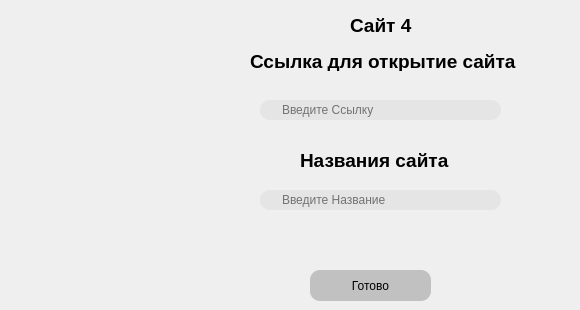
       <widget class="QWidget" name="page_8">
        <widget class="QLineEdit" name="lineEdit_16">
         <property name="geometry">
          <rect>
           <x>260</x>
           <y>100</y>
           <width>241</width>
           <height>20</height>
          </rect>
         </property>
         <property name="styleSheet">
          <string notr="true">QLineEdit {
 	
	background-color: rgb(229, 229, 229);
	border-radius:  10px;
	
	padding-left:	20px;
	padding-right:	20px;
	
}
</string>
         </property>
         <property name="inputMask">
          <string/>
         </property>
         <property name="placeholderText">
          <string>Введите Ссылку</string>
         </property>
        </widget>
        <widget class="QPushButton" name="pushButton_17">
         <property name="geometry">
          <rect>
           <x>310</x>
           <y>270</y>
           <width>121</width>
           <height>31</height>
          </rect>
         </property>
         <property name="styleSheet">
          <string notr="true">QPushButton {
    border-radius:  10px;
    background-color: rgb(193, 193, 193);
    
	color: rgb(171, 171, 171);
    
	
	color: rgb(0, 0, 0);
   
}

QPushButton:pressed {
    
	background-color: rgb(154, 154, 154);
}</string>
         </property>
         <property name="text">
          <string>Готово</string>
         </property>
         <property name="icon">
          <iconset>
           <normaloff>иконки/free-icon-done-4123617.png</normaloff>иконки/free-icon-done-4123617.png</iconset>
         </property>
        </widget>
        <widget class="QLabel" name="label_29">
         <property name="geometry">
          <rect>
           <x>300</x>
           <y>140</y>
           <width>221</width>
           <height>41</height>
          </rect>
         </property>
         <property name="text">
          <string>&lt;html&gt;&lt;head/&gt;&lt;body&gt;&lt;p&gt;&lt;span style=&quot; font-size:14pt; font-weight:600;&quot;&gt;Названия сайта&lt;/span&gt;&lt;/p&gt;&lt;/body&gt;&lt;/html&gt;</string>
         </property>
        </widget>
        <widget class="QLabel" name="label_30">
         <property name="geometry">
          <rect>
           <x>350</x>
           <y>10</y>
           <width>131</width>
           <height>31</height>
          </rect>
         </property>
         <property name="text">
          <string>&lt;html&gt;&lt;head/&gt;&lt;body&gt;&lt;p&gt;&lt;span style=&quot; font-size:14pt; font-weight:600;&quot;&gt;Сайт 4&lt;/span&gt;&lt;/p&gt;&lt;/body&gt;&lt;/html&gt;</string>
         </property>
        </widget>
        <widget class="QLineEdit" name="lineEdit_17">
         <property name="geometry">
          <rect>
           <x>260</x>
           <y>190</y>
           <width>241</width>
           <height>20</height>
          </rect>
         </property>
         <property name="styleSheet">
          <string notr="true">QLineEdit {
 	
	background-color: rgb(229, 229, 229);
	border-radius:  10px;
	
	padding-left:	20px;
	padding-right:	20px;
	
}
</string>
         </property>
         <property name="placeholderText">
          <string>Введите Название</string>
         </property>
        </widget>
        <widget class="QLabel" name="label_31">
         <property name="geometry">
          <rect>
           <x>250</x>
           <y>50</y>
           <width>321</width>
           <height>21</height>
          </rect>
         </property>
         <property name="text">
          <string>&lt;html&gt;&lt;head/&gt;&lt;body&gt;&lt;p&gt;&lt;span style=&quot; font-size:14pt; font-weight:600;&quot;&gt;Ссылка для открытие сайта&lt;/span&gt;&lt;/p&gt;&lt;/body&gt;&lt;/html&gt;</string>
         </property>
        </widget>
       </widget>
